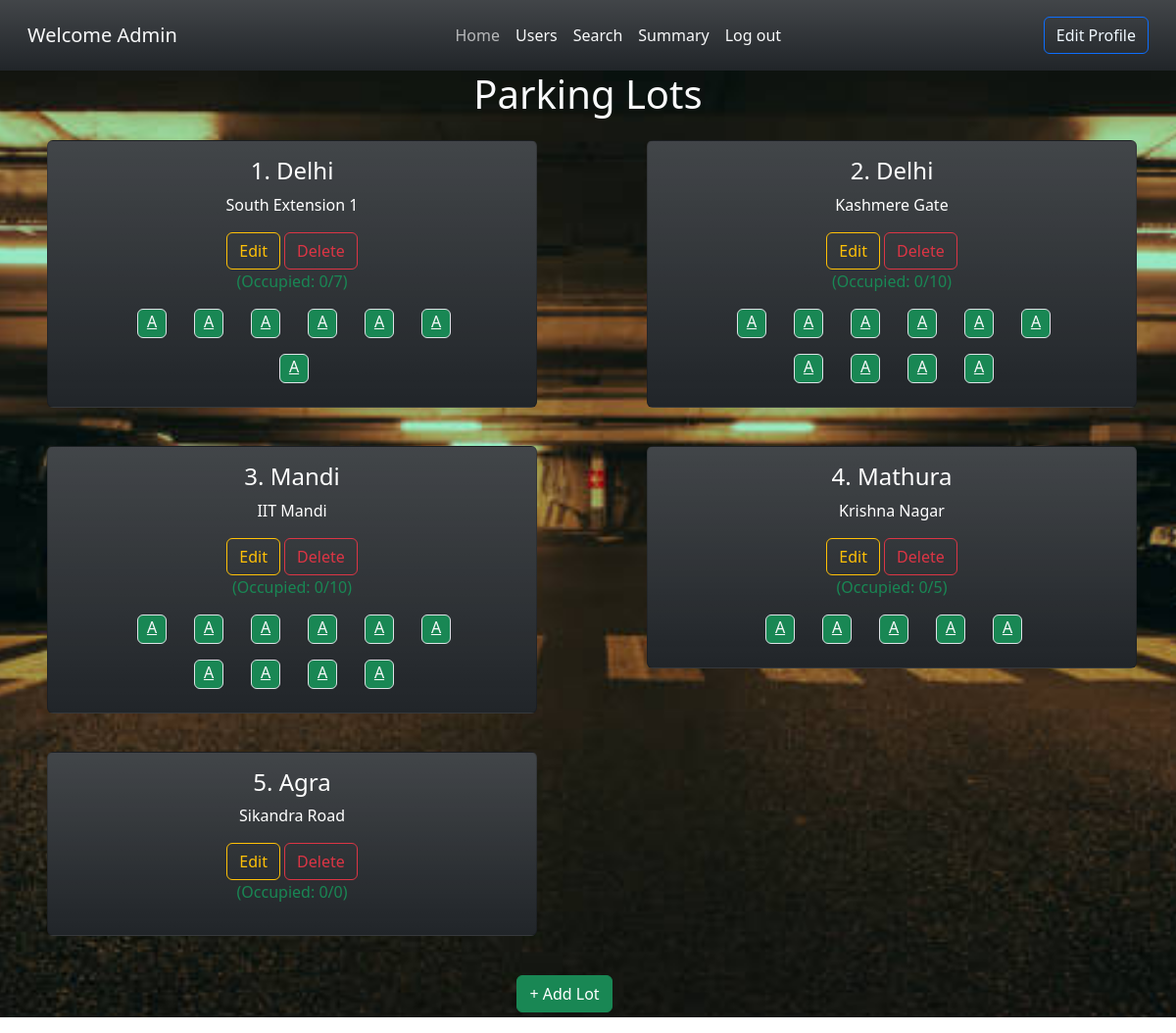
/dashboard/admin, run on the app's committed database.
### application/models.py (models this page shows)
class Parking_Lot(db.Model):
    __tablename__='parking_lot'
    id=db.Column(db.Integer,primary_key=True)
    location_name = db.Column(db.String(), nullable=False)
    price=db.Column(db.Integer,nullable=False)
    address=db.Column(db.String())
    pincode=db.Column(db.Integer,nullable=False)
    max_spots=db.Column(db.Integer,nullable=False)
    spots=db.relationship('Parking_Spot', backref='main')

class Parking_Spot(db.Model):
    __tablename__='parking_spot'
    id=db.Column(db.Integer, primary_key=True)
    status=db.Column(db.String(), default='A')
    lot_id=db.Column(db.Integer, db.ForeignKey('parking_lot.id'),nullable=False)
    reserved_spot=db.relationship('Reserve_Spot',backref='holder')

### application/controllers.py (the view)
@app.route('/dashboard/admin',methods=['GET','POST'])
def admin():
    this_user=User.query.filter_by(type='Admin').first()
    lots=Parking_Lot.query.all()
    return render_template('admin_dashboard.html',lots=lots,user=this_user)

### templates/admin_dashboard.html (shortened to what this page needs)
<!DOCTYPE html>
<html lang="en">
<head>
    <link href="https://cdn.jsdelivr.net/npm/bootstrap@5.3.7/dist/css/bootstrap.min.css" rel="stylesheet"
>
    <link rel="stylesheet" href="/static/dashboard.css">
</head>
<body>
    <div id="main">
        <nav class="navbar navbar-expand-lg text-white bg-dark bg-gradient p-3 ">
            <div class="container-fluid">
                <a class="navbar-brand text-light" href="/dashboard/admin">Welcome Admin</a>
                <div class="collapse navbar-collapse" id="navbarSupportedContent">
                    <ul class="navbar-nav mx-auto mb-2 mb-lg-0">
                        <li class="nav-item">
                            <a class="nav-link text-light btn disabled active" href="/dashboard/admin">Home</a>
                        </li>
                        <li class="nav-item">
                            <a class="nav-link text-light" href="/user_details">Users</a>
                        </li>
                        <li class="nav-item">
                            <a class="nav-link text-light" href="/search_users">Search</a>
                        </li>
                        <li class="nav-item">
                            <a class="nav-link text-light" href="/admin_summary">Summary</a>
                        </li>
                        <li class="nav-item">
                            <a class="nav-link text-light" href="/login">Log out</a>
                        </li>
                    </ul>
                    <form class="d-flex" role="search">
                        <a href="/edit-details/{{user.id}}" class="btn btn-outline-primary" style="color: aliceblue;"
                            id="edit">Edit Profile</a>
                    </form>
                </div>
            </div>
        </nav>
    </div>
    <div id="canvas">
        <div class="canvas-content position-relative" style="z-index: 1;">
            <div class="text-center">
                <h1 class="text-light">Parking Lots</h1>
            </div>
            <div class="d-flex justify-content-evenly text-center">
                <div class="row ">
                    {%for parking in lots%}
                    <div class="col-md-6 mb-4">
                        <div class="card text-white bg-dark bg-gradient p-3 ms-5">
                            <h4>{{loop.index}}. {{parking.location_name}}</h4>
                            <p>{{parking.address}}</p>
                            <div class="d-grid gap-2 d-md-block">
                                <a class="btn btn-outline-warning" href="/edit_lot/{{parking.id}}"
                                    role="button">Edit</a>
                                <a class="btn btn-outline-danger" href="/delete_lot/{{parking.id}}"
                                    role="button">Delete</a>
                            </div>
                            <p class="text-success text-center">
                                (Occupied: {{ parking.spots | selectattr('status', 'equalto', 'O') | list | length
                                }}/{{
                                parking.max_spots }})
                            </p>
                            <div class="container">
                                <div class="row justify-content-center">
                                    {% for spot in parking.spots %}
                                    <div class="text-center mb-2" style="max-width: 50px;">
                                        <div class="border rounded
                                        {% if spot.status == 'O' %}
                                            bg-danger text-white
                                        {% else %}
                                            bg-success text-white
                                        {% endif %}
                                        " style="width: 30px; height: 30px;">
                                            <a href="/view_spot/{{spot.id}}" class="text-light">{{ spot.status
                                                }}</a>
                                        </div>
                                    </div>
                                    {% endfor %}
                                </div>
                            </div>
                        </div>
                    </div>
                    {%endfor%}
                </div>
            </div>
            <div class="text-center m-3">
                <a role="button" href="/add_lot" class="btn btn-success me-5" style="margin-bottom: 5px ">+ Add
                    Lot</a>
            </div>
        </div>
    </div>
</body>
</html>

### static/dashboard.css (style rules this page uses)
#main { margin: 0px; margin-top: 0px; }
#canvas { position: relative; background-image: url(2.jpg); background-repeat: no-repeat; background-position: center; background-size: cover; background-attachment: fixed; min-height: 100vh; }
.card { max-width: 500px; margin-top: 15px; transition: box-shadow 0.3s ease, transform 0.3s ease; cursor: pointer; }
#canvas .container>.row { max-width: 360px; margin: auto; gap: 8px; }
.nav-link.active { color: white !important; border-radius: 0.25rem; }
nav.navbar { transition: background-color 0.3s ease, box-shadow 0.3s ease; }

### data on the page
Parking_Lot: location_name "Delhi", address "South Extension 1", spots|selectattr "0", max_spots "7"
Parking_Spot: status "A"
Parking_Spot: status "A"
Parking_Spot: status "A"
Parking_Spot: status "A"
Parking_Spot: status "A"
Parking_Spot: status "A"
Parking_Spot: status "A"
Parking_Lot: location_name "Delhi", address "Kashmere Gate", spots|selectattr "0", max_spots "10"
Parking_Spot: status "A"
Parking_Spot: status "A"
Parking_Spot: status "A"
Parking_Spot: status "A"
Parking_Spot: status "A"
Parking_Spot: status "A"
Parking_Spot: status "A"
Parking_Spot: status "A"
Parking_Spot: status "A"
Parking_Spot: status "A"
Parking_Lot: location_name "Mandi", address "IIT Mandi", spots|selectattr "0", max_spots "10"
Parking_Spot: status "A"
Parking_Spot: status "A"
Parking_Spot: status "A"
Parking_Spot: status "A"
Parking_Spot: status "A"
Parking_Spot: status "A"
Parking_Spot: status "A"
Parking_Spot: status "A"
Parking_Spot: status "A"
Parking_Spot: status "A"
Parking_Lot: location_name "Mathura", address "Krishna Nagar", spots|selectattr "0", max_spots "5"
Parking_Spot: status "A"
Parking_Spot: status "A"
Parking_Spot: status "A"
Parking_Spot: status "A"
Parking_Spot: status "A"
Parking_Lot: location_name "Agra", address "Sikandra Road", spots|selectattr "0", max_spots "0"
